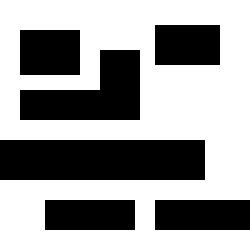
%> input picture AStar/map.bmp, 50 x 50 px (shown 5 times larger)
$ octave AStarPractice.m   (GNU Octave 9; MATLAB toolbox functions it lacks are replaced by stand-ins)
%> lines starting %> are read from the running program, lines starting %| are printed output that depends on the picture; in (x1, y1, x2, y2) boxes, pixels count from 0 and x2, y2 are one past the last pixel; in counts of white or black regions, pixels touching at a corner belong together; the program's own positions count from 1
%%
clear;
clc;
figure(1);
clf;
cmap = [
    0 0 0; % 0 - black - 障碍
    1 1 1; % 1 - white - 空地
    1 0 0; % 2 - red - 已搜索过的地方
    0 0 1; % 3 - blue - 下次搜索备选中心
    0 1 0; % 4 - green - 起始点/终点
    1 1 0];% 5 - yellow -  到目标点的路径
colormap(cmap);
fid = "map.bmp";
map = int8(imbinarize(imread(fid)));
%> map: size 50x50 int8; values 0 (black) and 1 (white), 61.2% white; 6 black regions, box (x1, y1, x2, y2) and area: (0, 28, 41, 36) 328, (4, 10, 28, 24) 208, (31, 40, 50, 46) 114, (4, 6, 16, 15) 108, (9, 40, 27, 46) 108, (31, 5, 44, 13) 104
image(map);
%% 参数设置
startPt = [5, 5];
endPt = [48, 48];
startIndex = rolCol2Index(startPt(1), startPt(2), 50);
endIndex  = rolCol2Index(endPt(1), endPt(2), 50);
G = inf(size(map));% 代价函数
H = inf(size(map));% 启发函数
curMap = zeros(size(map));% 指针路径
G(startIndex) = 0;% 初始点置零
%> G: size 50x50 double; 99.96% of the values are NaN or infinite; the others: min 0, max 0, mean 0
for i = 1: 2500
    cur = index2RolCol(i, 50);
    H(i) = 2 * (abs(cur(1) - 48) + abs(cur(2) - 48));
    G(i) = abs(cur(1) - 5) + abs(cur(2) - 5);
end
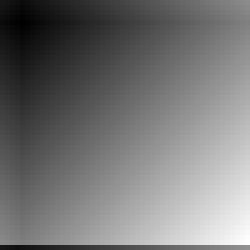
%> G: size 50x50 double (shown 5 times larger); min 0, max 89, mean 41; drawn with min black and max white
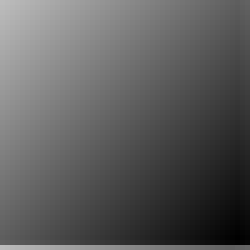
%> H: size 50x50 double (shown 5 times larger); min 0, max 188, mean 92.3

map(startIndex) = 4;%标记起点
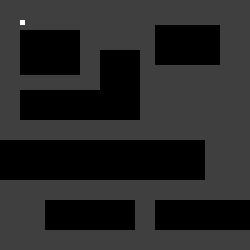
%> map: size 50x50 int8 (shown 5 times larger); min 0, max 4, mean 0.613; drawn with min black and max white
map(endIndex) = 4;%标记终点
%> map: size 50x50 int8; 0.04% of pixels changed, all inside (x1, y1, x2, y2) = (47, 47, 48, 48)
image(map);
print(1,'-dbmp',sprintf('image/%d',1));
fastClose = 1;% 快速结束（终点是全局最小就停止更新）
%% 主循环 BFS
direction = [
    -1, 0;
    0, 1;
    1, 0;
    0, -1];
queue = [startIndex, H(startIndex) + G(startIndex)];%出发点ID入队列
%> queue = [205 172]
tic;
while size(queue, 1) ~= 0
    currentIndex = queue(1, 1);
    if fastClose
        if currentIndex == endIndex
            tTotal = toc;
            break;
        end
    end
    queue = queue(2:end, :);%当前点出队列
    if (map(currentIndex) == 2)% 被其他点完成搜索
        continue;
    end
    map(currentIndex) = 2;
    currentCur = index2RolCol(currentIndex, 50);
    for i = 1:4
        tmpCur = currentCur + direction(i, :);
        if (tmpCur(1) < 1) || (tmpCur(1) > 50) || (tmpCur(2) < 1) || (tmpCur(2) > 50)%边界限制
            continue;
        end
        tmpIndex = rolCol2Index(tmpCur(1), tmpCur(2), 50);
        if (map(tmpIndex) == 0) || (map(tmpIndex) == 2) || (map(tmpIndex) == 3)
            continue;
        end
        map(tmpIndex) = 3;
        tmpVal = H(tmpIndex) + G(tmpIndex);
        queue = [queue; tmpIndex, tmpVal];%符号要求节点入队列
        curMap(tmpIndex) = currentIndex;
    end
    queue = sortrows(queue, 2); % 对queue排序
    image(map);
    pause(0.0001);
end
%> this loop made 256 passes
%> (currentIndex, currentCur) on passes 4 to 6: (355, [5 8]), (405, [5 9]), (455, [5 10])
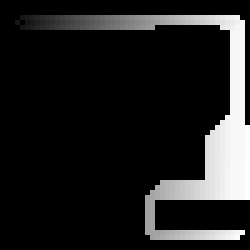
%> curMap: size 50x50 double (shown 5 times larger); min 0, max 2440, mean 305.7; drawn with min black and max white
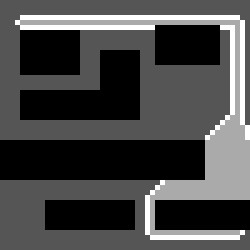
%> map: size 50x50 int8 (shown 5 times larger); min 0, max 3, mean 0.835; drawn with min black and max white
%> after the loop, queue = 151 rows, first 12: [2398 86; 2348 87; 2298 88; 2248 89; 2198 90; 2447 90; 2148 91; 2098 92; 2048 93; 1998 94; 1948 95; 1898 96]; tTotal = 15.57
tTotal = toc;
print(1,'-dbmp',sprintf('image/%d',2));
%% 绘制轨迹
currentIndex = endIndex;
while currentIndex ~= 0
    map(currentIndex) = 5;
    currentIndex = curMap(currentIndex);
    image(map);
    pause(0.0001);
end
%> this loop made 121 passes
%> currentIndex on passes 1 to 12: 2397, 2347, 2297, 2247, 2197, 2147, 2097, 2047, 1997, 1947, 1897, 1847
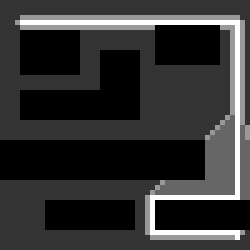
%> map: size 50x50 int8 (shown 5 times larger); 4.84% of pixels changed, all inside (x1, y1, x2, y2) = (4, 4, 48, 48); drawn with min black and max white
%> after the loop, currentIndex = 0
%% 后处理杂项
map(startIndex) = 4;%标记起点
%> map: size 50x50 int8; 0.04% of pixels changed, all inside (x1, y1, x2, y2) = (4, 4, 5, 5)
map(endIndex) = 4;%标记终点
%> map: size 50x50 int8; min 0, max 5, mean 0.979; mean of the top-left, top-right, bottom-left and bottom-right quarters 0.832, 1.28, 0.526, 1.28
image(map);
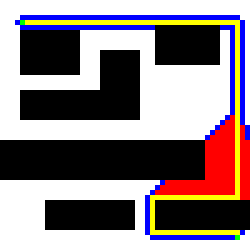
%> displayed picture: size 50x50x3, on the screen's scale of 0 to 255 (shown 5 times larger); mean R, G, B 140.6, 127, 129.9
print(1,'-dbmp',sprintf('image/%d',3));
fprintf("Done!\n");
fprintf("路径长度%d\n", H(endIndex));
%| 路径长度0
fprintf("耗时%f秒\n", tTotal);
%% 子函数
% 返回线性序列
function index = rolCol2Index(rolCur, colCur, rol)
index = (colCur - 1) * rol + rolCur;
end
% 线性序列转回坐标序列
function cur = index2RolCol(index, rol)
cur = [0, 0];
cur(1) = mod(index, rol);
cur(2) = floor(index / rol) + 1;
end
